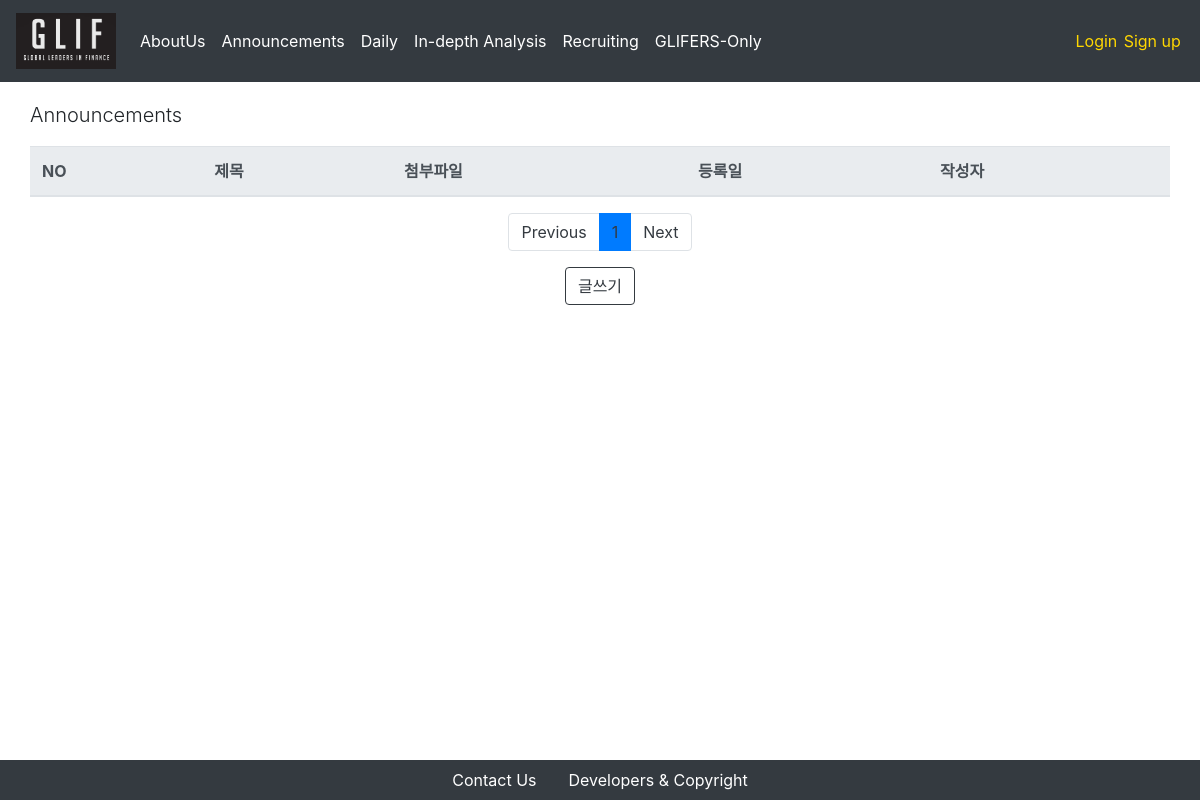
The page /announcement/ on the database as committed earlier.
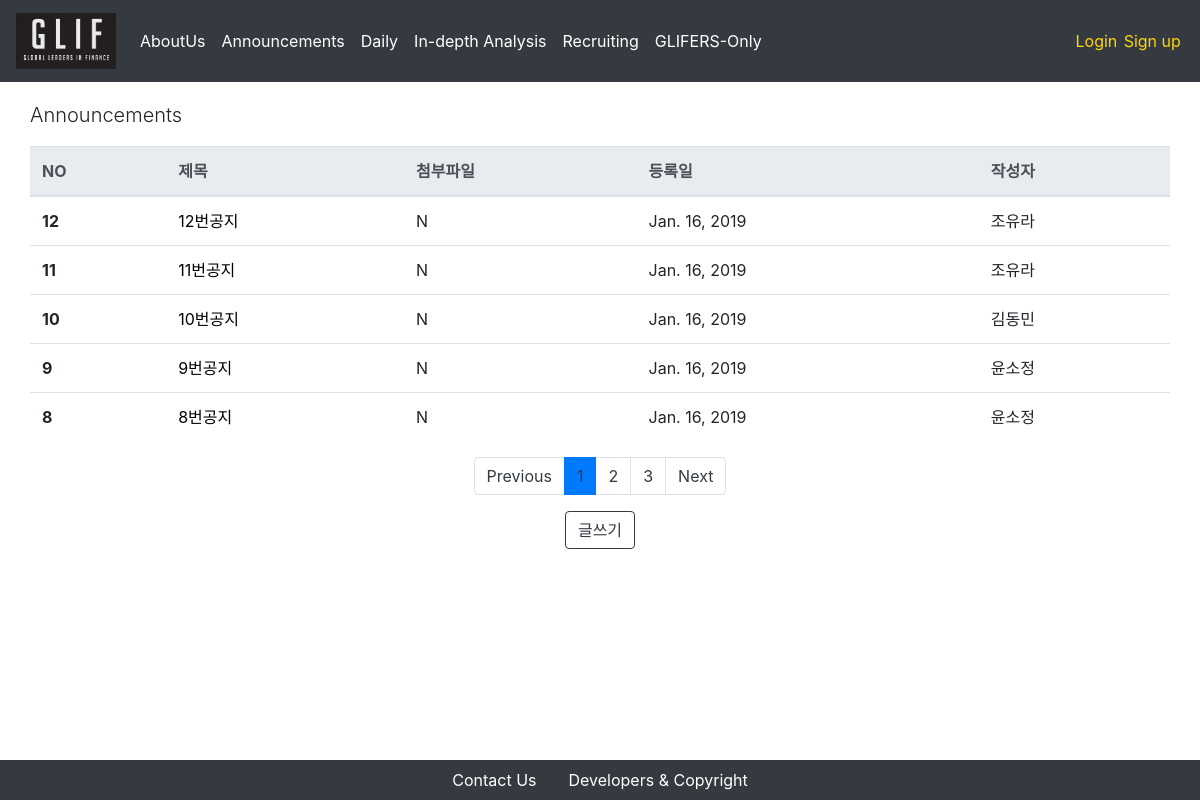
The same page on the database as committed later.
### announcement/models.py (models this page shows, shortened)
class Post(models.Model):
    title = models.CharField(max_length = 250)
    attached_file = models.FileField(upload_to = 'announcement_attached_files/%Y/%m/%d/', blank = True, null = True)
    written_date = models.DateField(auto_now = True)
    writer = models.ForeignKey(CustomUser, on_delete = models.CASCADE)
    content = models.TextField(max_length= 5000)

### users/models.py (models this page shows)
class CustomUser(AbstractUser):
    name_en = models.CharField(max_length = 250)
    name_kr = models.CharField(max_length = 250)
    birthdate = models.DateField(default = "2000-01-01")
    phonenumber = models.CharField(max_length = 250)
    self_intro = models.TextField(max_length = 1000)
    workplace = models.CharField(max_length = 250, default = '')
    profile_img = models.FileField(upload_to = 'profiles/%Y/%m/%d/')
    glif_OB = 'OB'
    glif_1st = '1기'
    glif_2nd = '2기'
    glif_3rd = '3기'
    glif_4th = '4기'
    nth_CHOICES = (
        (glif_OB, 'OB'),
        (glif_1st, '1기'),
        (glif_2nd, '2기'),
        (glif_3rd, '3기'),
        (glif_4th, '4기'),
    )
    year_in_school = models.CharField(
        max_length=2,
        choices=nth_CHOICES,
        default=glif_4th,
    )
    def __str__(self):
        return self.name_kr

### announcement/views.py (the view)
# urls.py: path('', PostListView.as_view(), name='announcement-index'),
class PostListView(ListView):
    model = Post
    template_name = 'announcement/index.html'
    context_object_name = "posts"
    paginate_by = 5
    block_size = 5 # 하단의 페이지 목록 수
    def get_queryset(self):
        order_by_recent_time = Post.objects.all().order_by("-pk")
        return order_by_recent_time
    def get_context_data(self, **kwargs):
        context = super(PostListView, self).get_context_data(**kwargs)
        block_size = 5 # 하단의 페이지 목록 수
        start_index = int((context['page_obj'].number - 1) / self.block_size) * self.block_size
        end_index = min(start_index + self.block_size, len(context['paginator'].page_range))
        context['page_range'] = context['paginator'].page_range[start_index:end_index]
        return context

### announcement/templates/announcement/index.html
{% extends 'setups/base.html' %}
{% block body %}
<div class = "container">
    <div class = "row">
        <p class = "lead">Announcements</p>
        <table class="table">
            <thead class="thead-light">
                <tr>
                    <th scope="col">NO</th>
                    <th scope="col">제목</th>
                    <th scope="col">첨부파일</th>
                    <th scope="col">등록일</th>
                    <th scope="col">작성자</th>
                </tr>
            </thead>
            <tbody>
                {% for post in posts %}
                    <tr>
                        <th scope="row">{{ post.id }}</th>
                        <td>
                            <a href="/announcement/{{post.pk}}" style = "color:black"> {{ post.title }} </a>
                        </td>
                        {% if post.attached_file != '' %}
                            <td>Y</td>
                        {% else %}
                            <td>N</td>
                        {% endif %}
                        <td>{{ post.written_date }}</td>
                        <td>{{ post.writer }}</td>
                    </tr>
                {% endfor %}
            </tbody>
        </table>
    </div>
    <nav aria-label="Page navigation">
        <ul class="pagination justify-content-center">
            {% if page_obj.has_previous %}
            <li class = "page-item">
                <a class = "page-link" href="?page={{ page_obj.previous_page_number }}" aria-label="Previous">
                Previous
                </a>
            </li>
            {% else %}
            <li class="page-item"><a class="page-link" href="#" tabindex="-1" aria-disabled="true">Previous</a></li>
            {% endif %}
            {% for i in page_range %}
            {% if page_obj.number == i %}
                <li class = "active page-item"><a class="page-link" href="#">{{i}}</a></li>
            {% else %}
                <li class = "page-item"><a class = "page-link" href="?page={{ i }}">{{ i }}</a></li>
            {% endif %}
            {% endfor %}
            {% if page_obj.has_next %}
            <li class = "page-item">
                <a class = "page-link" href="?page={{ page_obj.next_page_number }}" aria-label="Next">
                    Next
                </a>
            </li>
            {% else %}
            <li class="page-item">
                <a class="page-link" href="#">Next</a>
            </li>
            {% endif %}
        </ul>
    </nav>
    <div class = "row align-items-center justify-content-center">
        <button type="button" class="btn btn-outline-dark" onclick="location.href = '/announcement/new'">글쓰기</button>
    </div>
</div>
{% endblock %}

### setups/templates/setups/base.html (shortened to what this page needs)
<!DOCTYPE html>
<html lang="en">
<head>
    {% load staticfiles %}
    <link rel="stylesheet" href="https://stackpath.bootstrapcdn.com/bootstrap/4.2.1/css/bootstrap.min.css">
    <link rel="stylesheet" type="text/css" href="{% static 'setups/css/index.css' %}">
    <link rel="stylesheet" type="text/css" href="{% static 'setups/css/navbar.css' %}">
    <link rel="stylesheet" type="text/css" href="{% static 'setups/css/aboutUs.css' %}">
    <link rel="stylesheet" type="text/css" href="{% static 'setups/css/daily.css' %}">
    <link rel="stylesheet" type="text/css" href="{% static 'setups/css/recruit.css' %}">
    <link rel="stylesheet" href="https://use.fontawesome.com/releases/v5.6.3/css/all.css">
</head>
<body>
    <nav class="navbar fixed-top navbar-expand-lg navbar-dark bg-dark">
        <a class = "navbar-brand" href = "/"><img class = "logo-img" src="{% static 'setups/images/gliflinklogo.png' %}"></a>
        <div class="collapse navbar-collapse" id="navbarSupportedContent">
        <ul class="navbar-nav mr-auto">
            <li class="nav-item dropdown">
                <a class="nav-link dropdown-toggle" href="#" id="navbarDropdownMenuLink" role="button" data-toggle="dropdown" aria-haspopup="false" aria-expanded="true">
                    AboutUs
                </a>
            </li>
            <li class="nav-item active">
                <a class="nav-link" href="/announcement">Announcements <span class="sr-only">(current)</span></a>
            </li>
            <li class="nav-item dropdown">
                <a class="nav-link dropdown-toggle" href="#" id="navbarDropdownMenuLink" role="button" data-toggle="dropdown" aria-haspopup="false" aria-expanded="true">
                    Daily
                </a>
            </li>
            <li class="nav-item active">
                <a class="nav-link" href="/indepthanalysis">In-depth Analysis <span class="sr-only">(current)</span></a>
            </li>
            <li class="nav-item active">
                <a class="nav-link" href="/recruiting">Recruiting <span class="sr-only">(current)</span></a>
            </li>
            <li class="nav-item dropdown">
                <a class="nav-link dropdown-toggle" href="#" id="navbarDropdownMenuLink" role="button" data-toggle="dropdown" aria-haspopup="false" aria-expanded="true">
                    GLIFERS-Only
                </a>
            </li>
        </ul>
        {% if user.is_authenticated %}
            <ul class="nav navbar-nav navbar-right">
                <li class = "authentification greeting">
                    Hello, {{ user.name_en }}!
                </li>
                <li class = "authentification"> <a class = "auth-link" href="{% url 'logout' %}">Logout</a> </li>
            </ul>
        {% else %}
            <ul class="nav navbar-nav navbar-right">
                <li class = "authentification"> <a class = "auth-link" href="{% url 'login' %}">Login</a> </li>
                <li class = "authentification"> <a class = "auth-link" href="{% url 'signup' %}">Sign up</a> </li>
            </ul>
        {% endif %}
        </div>
    </nav>
    {% block body %}{% endblock %}
    <div class="fixed-bottom bg-dark text-muted">
        <ul class="nav justify-content-center">
            <li class="nav-item">
                <a class="nav-link active" href="#" data-toggle="modal" data-target="#contactus">Contact Us</a>
            </li>
            <li class="nav-item">
                <a class="nav-link" href="#" data-toggle="modal" data-target="#devcopy">Developers & Copyright</a>
            </li>
        </ul>
    </div>
    </body>
</html>

### setups/static/setups/css/index.css (style rules this page uses)
.container { margin-top: 100px; margin-bottom: 100px; }
.btn { margin-left: 0.1em; margin-right: 0.1em; }
a.page-link { color: #343a40!important; }
.page-item.active { background-color: gold; }

### setups/static/setups/css/navbar.css (style rules this page uses)
.navbar-dark .navbar-nav .nav-link { color: white; }
.logo-img { width: 100px; }
a { color: white; }
.dropdown-toggle::after { display:none; }
.authentification { padding-right: 0.2em; padding-left: 0.2em; }
a.auth-link { color: gold; }

Rows that differ between the two databases and show on the page:
added Post: id "12", title "12번공지", attached_file "N", written_date "Jan. 16, 2019", writer "조유라"
added Post: id "11", title "11번공지", attached_file "N", written_date "Jan. 16, 2019", writer "조유라"
added Post: id "10", title "10번공지", attached_file "N", written_date "Jan. 16, 2019", writer "김동민"
added Post: id "9", title "9번공지", attached_file "N", written_date "Jan. 16, 2019", writer "윤소정"
added Post: id "8", title "8번공지", attached_file "N", written_date "Jan. 16, 2019", writer "윤소정"
Other text that changed with them:
new list line: "2"
new list line: "3"
